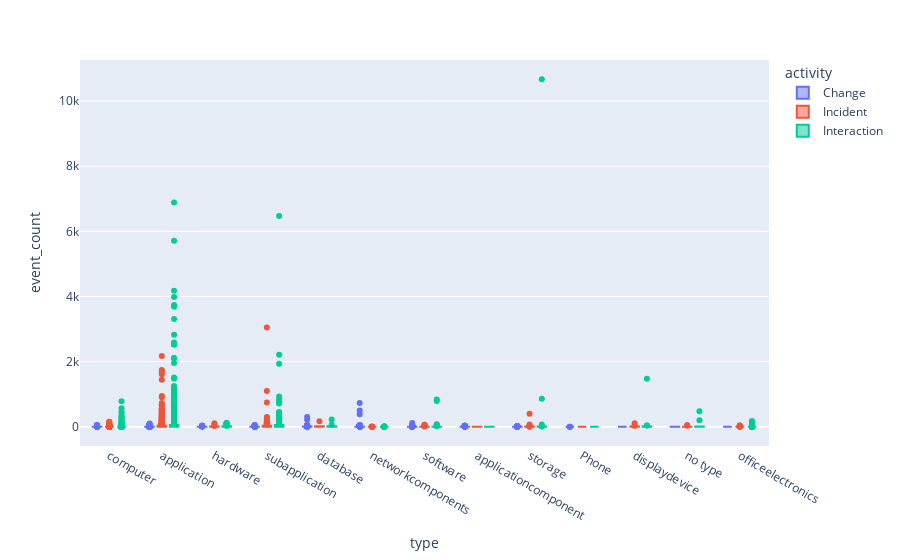

The code cell stored with this chart in its notebook:
### Code cell
import seaborn as sns

fig = px.box(data_frame = result, x="type", y="event_count",  color="activity")
fig.show()

### Figure 1 — Plotly figure (JSON) as saved in the notebook; plotly's stock layout.template omitted (floating-point values rounded to 4 significant figures; data arrays with more than 128 entries replaced by an {"elided": "..."} marker saying what was removed)
{"data": [{"alignmentgroup": "True", "hovertemplate": "activity=Change<br>type=%{x}<br>event_count=%{y}<extra></extra>", "legendgroup": "Change", "marker": {"color": "#636efa"}, "name": "Change", "notched": false, "offsetgroup": "Change", "orientation": "v", "showlegend": true, "x": {"elided": "8763 str values"}, "x0": " ", "xaxis": "x", "y": {"elided": "8763 int values"}, "y0": " ", "yaxis": "y", "type": "box"}, {"alignmentgroup": "True", "hovertemplate": "activity=Incident<br>type=%{x}<br>event_count=%{y}<extra></extra>", "legendgroup": "Incident", "marker": {"color": "#EF553B"}, "name": "Incident", "notched": false, "offsetgroup": "Incident", "orientation": "v", "showlegend": true, "x": {"elided": "3069 str values"}, "x0": " ", "xaxis": "x", "y": {"elided": "3069 int values"}, "y0": " ", "yaxis": "y", "type": "box"}, {"alignmentgroup": "True", "hovertemplate": "activity=Interaction<br>type=%{x}<br>event_count=%{y}<extra></extra>", "legendgroup": "Interaction", "marker": {"color": "#00cc96"}, "name": "Interaction", "notched": false, "offsetgroup": "Interaction", "orientation": "v", "showlegend": true, "x": {"elided": "4159 str values"}, "x0": " ", "xaxis": "x", "y": {"elided": "4159 int values"}, "y0": " ", "yaxis": "y", "type": "box"}], "layout": {"xaxis": {"anchor": "y", "domain": [0.0, 1.0], "title": {"text": "type"}}, "yaxis": {"anchor": "x", "domain": [0.0, 1.0], "title": {"text": "event_count"}}, "legend": {"title": {"text": "activity"}, "tracegroupgap": 0}, "margin": {"t": 60}, "boxmode": "group"}}
